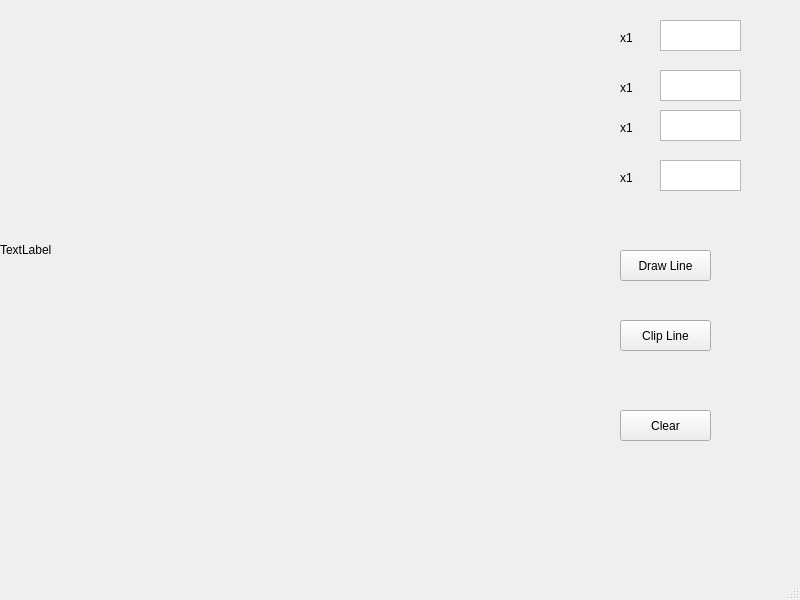
<?xml version="1.0" encoding="UTF-8"?>
<ui version="4.0">
 <class>MainWindow</class>
 <widget class="QMainWindow" name="MainWindow">
  <property name="geometry">
   <rect>
    <x>0</x>
    <y>0</y>
    <width>800</width>
    <height>600</height>
   </rect>
  </property>
  <property name="windowTitle">
   <string>MainWindow</string>
  </property>
  <widget class="QWidget" name="centralwidget">
   <widget class="QLabel" name="label">
    <property name="geometry">
     <rect>
      <x>0</x>
      <y>0</y>
      <width>500</width>
      <height>500</height>
     </rect>
    </property>
    <property name="text">
     <string>TextLabel</string>
    </property>
   </widget>
   <widget class="QPushButton" name="pushButton">
    <property name="geometry">
     <rect>
      <x>620</x>
      <y>250</y>
      <width>91</width>
      <height>31</height>
     </rect>
    </property>
    <property name="text">
     <string>Draw Line</string>
    </property>
   </widget>
   <widget class="QPushButton" name="pushButton_2">
    <property name="geometry">
     <rect>
      <x>620</x>
      <y>320</y>
      <width>91</width>
      <height>31</height>
     </rect>
    </property>
    <property name="text">
     <string>Clip Line</string>
    </property>
   </widget>
   <widget class="QPushButton" name="pushButton_3">
    <property name="geometry">
     <rect>
      <x>620</x>
      <y>410</y>
      <width>91</width>
      <height>31</height>
     </rect>
    </property>
    <property name="text">
     <string>Clear</string>
    </property>
   </widget>
   <widget class="QLabel" name="label_2">
    <property name="geometry">
     <rect>
      <x>620</x>
      <y>30</y>
      <width>49</width>
      <height>16</height>
     </rect>
    </property>
    <property name="text">
     <string>x1</string>
    </property>
   </widget>
   <widget class="QTextEdit" name="textEdit">
    <property name="geometry">
     <rect>
      <x>660</x>
      <y>20</y>
      <width>81</width>
      <height>31</height>
     </rect>
    </property>
   </widget>
   <widget class="QLabel" name="label_3">
    <property name="geometry">
     <rect>
      <x>620</x>
      <y>80</y>
      <width>49</width>
      <height>16</height>
     </rect>
    </property>
    <property name="text">
     <string>x1</string>
    </property>
   </widget>
   <widget class="QTextEdit" name="textEdit_2">
    <property name="geometry">
     <rect>
      <x>660</x>
      <y>70</y>
      <width>81</width>
      <height>31</height>
     </rect>
    </property>
   </widget>
   <widget class="QLabel" name="label_4">
    <property name="geometry">
     <rect>
      <x>620</x>
      <y>120</y>
      <width>49</width>
      <height>16</height>
     </rect>
    </property>
    <property name="text">
     <string>x1</string>
    </property>
   </widget>
   <widget class="QTextEdit" name="textEdit_3">
    <property name="geometry">
     <rect>
      <x>660</x>
      <y>110</y>
      <width>81</width>
      <height>31</height>
     </rect>
    </property>
   </widget>
   <widget class="QLabel" name="label_5">
    <property name="geometry">
     <rect>
      <x>620</x>
      <y>170</y>
      <width>49</width>
      <height>16</height>
     </rect>
    </property>
    <property name="text">
     <string>x1</string>
    </property>
   </widget>
   <widget class="QTextEdit" name="textEdit_4">
    <property name="geometry">
     <rect>
      <x>660</x>
      <y>160</y>
      <width>81</width>
      <height>31</height>
     </rect>
    </property>
   </widget>
  </widget>
  <widget class="QMenuBar" name="menubar">
   <property name="geometry">
    <rect>
     <x>0</x>
     <y>0</y>
     <width>800</width>
     <height>21</height>
    </rect>
   </property>
  </widget>
  <widget class="QStatusBar" name="statusbar"/>
 </widget>
 <resources/>
 <connections/>
</ui>
